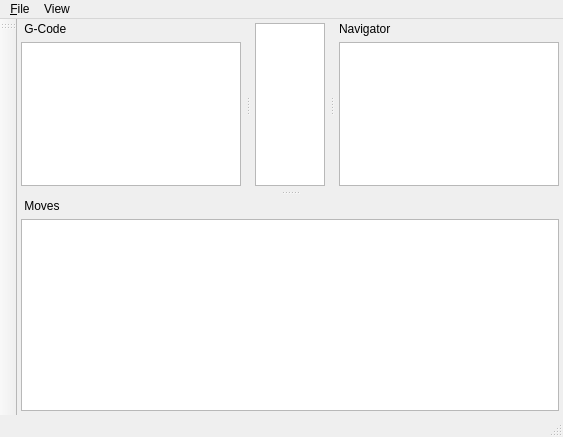
<?xml version="1.0" encoding="UTF-8"?>
<ui version="4.0">
 <class>MainWindow</class>
 <widget class="QMainWindow" name="MainWindow">
  <property name="geometry">
   <rect>
    <x>0</x>
    <y>0</y>
    <width>563</width>
    <height>437</height>
   </rect>
  </property>
  <property name="windowTitle">
   <string>G-Pad</string>
  </property>
  <widget class="QWidget" name="centralWidget">
   <layout class="QHBoxLayout" name="horizontalLayout_3">
    <property name="spacing">
     <number>6</number>
    </property>
    <property name="leftMargin">
     <number>4</number>
    </property>
    <property name="topMargin">
     <number>4</number>
    </property>
    <property name="rightMargin">
     <number>4</number>
    </property>
    <property name="bottomMargin">
     <number>4</number>
    </property>
    <item>
     <widget class="GGraphicsView" name="graphicsView">
      <property name="renderHints">
       <set>QPainter::TextAntialiasing</set>
      </property>
      <property name="dragMode">
       <enum>QGraphicsView::ScrollHandDrag</enum>
      </property>
      <property name="cacheMode">
       <set>QGraphicsView::CacheNone</set>
      </property>
      <property name="transformationAnchor">
       <enum>QGraphicsView::AnchorUnderMouse</enum>
      </property>
      <property name="resizeAnchor">
       <enum>QGraphicsView::AnchorViewCenter</enum>
      </property>
     </widget>
    </item>
   </layout>
  </widget>
  <widget class="QMenuBar" name="menuBar">
   <property name="geometry">
    <rect>
     <x>0</x>
     <y>0</y>
     <width>563</width>
     <height>25</height>
    </rect>
   </property>
   <widget class="QMenu" name="menuG_pad">
    <property name="title">
     <string>&amp;File</string>
    </property>
    <widget class="QMenu" name="menuRecentFiles">
     <property name="title">
      <string>Recent Files</string>
     </property>
    </widget>
    <addaction name="actionOpen"/>
    <addaction name="menuRecentFiles"/>
    <addaction name="actionClose"/>
    <addaction name="actionQuit"/>
   </widget>
   <widget class="QMenu" name="menuView">
    <property name="title">
     <string>View</string>
    </property>
    <addaction name="actionFIlter"/>
   </widget>
   <addaction name="menuG_pad"/>
   <addaction name="menuView"/>
  </widget>
  <widget class="QToolBar" name="mainToolBar">
   <attribute name="toolBarArea">
    <enum>LeftToolBarArea</enum>
   </attribute>
   <attribute name="toolBarBreak">
    <bool>true</bool>
   </attribute>
  </widget>
  <widget class="QStatusBar" name="statusBar"/>
  <widget class="QDockWidget" name="codeWidget">
   <property name="font">
    <font>
     <strikeout>false</strikeout>
     <kerning>true</kerning>
    </font>
   </property>
   <property name="features">
    <set>QDockWidget::DockWidgetMovable</set>
   </property>
   <property name="allowedAreas">
    <set>Qt::AllDockWidgetAreas</set>
   </property>
   <property name="windowTitle">
    <string> G-Code</string>
   </property>
   <attribute name="dockWidgetArea">
    <number>1</number>
   </attribute>
   <widget class="QWidget" name="dockWidgetContents">
    <layout class="QHBoxLayout" name="horizontalLayout">
     <property name="spacing">
      <number>0</number>
     </property>
     <property name="leftMargin">
      <number>4</number>
     </property>
     <property name="topMargin">
      <number>4</number>
     </property>
     <property name="rightMargin">
      <number>4</number>
     </property>
     <property name="bottomMargin">
      <number>4</number>
     </property>
     <item>
      <widget class="GTableView" name="codeView">
       <property name="font">
        <font>
         <family>Ubuntu Mono</family>
         <pointsize>12</pointsize>
        </font>
       </property>
       <property name="lineWidth">
        <number>1</number>
       </property>
       <property name="autoScroll">
        <bool>false</bool>
       </property>
       <property name="showGrid">
        <bool>false</bool>
       </property>
       <property name="gridStyle">
        <enum>Qt::SolidLine</enum>
       </property>
       <property name="wordWrap">
        <bool>false</bool>
       </property>
       <attribute name="horizontalHeaderVisible">
        <bool>false</bool>
       </attribute>
       <attribute name="horizontalHeaderCascadingSectionResizes">
        <bool>false</bool>
       </attribute>
       <attribute name="horizontalHeaderDefaultSectionSize">
        <number>20</number>
       </attribute>
       <attribute name="horizontalHeaderMinimumSectionSize">
        <number>20</number>
       </attribute>
       <attribute name="verticalHeaderVisible">
        <bool>false</bool>
       </attribute>
       <attribute name="verticalHeaderDefaultSectionSize">
        <number>20</number>
       </attribute>
       <attribute name="verticalHeaderHighlightSections">
        <bool>true</bool>
       </attribute>
       <attribute name="verticalHeaderMinimumSectionSize">
        <number>20</number>
       </attribute>
      </widget>
     </item>
    </layout>
   </widget>
  </widget>
  <widget class="QDockWidget" name="movesWidget">
   <property name="features">
    <set>QDockWidget::DockWidgetMovable</set>
   </property>
   <property name="allowedAreas">
    <set>Qt::AllDockWidgetAreas</set>
   </property>
   <property name="windowTitle">
    <string> Moves</string>
   </property>
   <attribute name="dockWidgetArea">
    <number>8</number>
   </attribute>
   <widget class="QWidget" name="dockWidgetContents2">
    <property name="sizePolicy">
     <sizepolicy hsizetype="Preferred" vsizetype="Preferred">
      <horstretch>0</horstretch>
      <verstretch>0</verstretch>
     </sizepolicy>
    </property>
    <layout class="QVBoxLayout" name="verticalLayout">
     <property name="spacing">
      <number>0</number>
     </property>
     <property name="leftMargin">
      <number>4</number>
     </property>
     <property name="topMargin">
      <number>4</number>
     </property>
     <property name="rightMargin">
      <number>4</number>
     </property>
     <property name="bottomMargin">
      <number>4</number>
     </property>
     <item>
      <widget class="GTableView" name="movesView">
       <property name="font">
        <font>
         <kerning>true</kerning>
        </font>
       </property>
       <attribute name="horizontalHeaderDefaultSectionSize">
        <number>20</number>
       </attribute>
       <attribute name="horizontalHeaderMinimumSectionSize">
        <number>10</number>
       </attribute>
       <attribute name="verticalHeaderVisible">
        <bool>false</bool>
       </attribute>
      </widget>
     </item>
    </layout>
   </widget>
  </widget>
  <widget class="QDockWidget" name="navigatorWidget">
   <property name="features">
    <set>QDockWidget::DockWidgetMovable</set>
   </property>
   <property name="windowTitle">
    <string>Navigator</string>
   </property>
   <attribute name="dockWidgetArea">
    <number>2</number>
   </attribute>
   <widget class="QWidget" name="dockWidgetContents3">
    <layout class="QHBoxLayout" name="horizontalLayout_4">
     <property name="spacing">
      <number>0</number>
     </property>
     <property name="leftMargin">
      <number>4</number>
     </property>
     <property name="topMargin">
      <number>4</number>
     </property>
     <property name="rightMargin">
      <number>4</number>
     </property>
     <property name="bottomMargin">
      <number>4</number>
     </property>
     <item>
      <widget class="QTreeView" name="navigatorView">
       <property name="font">
        <font>
         <family>Ubuntu Mono</family>
         <pointsize>12</pointsize>
        </font>
       </property>
       <property name="lineWidth">
        <number>1</number>
       </property>
       <property name="autoScroll">
        <bool>false</bool>
       </property>
       <property name="selectionBehavior">
        <enum>QAbstractItemView::SelectItems</enum>
       </property>
      </widget>
     </item>
    </layout>
   </widget>
  </widget>
  <action name="actionOpen">
   <property name="text">
    <string>&amp;Open...</string>
   </property>
   <property name="shortcut">
    <string>Ctrl+O</string>
   </property>
  </action>
  <action name="actionClose">
   <property name="text">
    <string>Close</string>
   </property>
  </action>
  <action name="actionQuit">
   <property name="text">
    <string>&amp;Quit</string>
   </property>
   <property name="shortcut">
    <string>Ctrl+Q</string>
   </property>
  </action>
  <action name="actionFIlter">
   <property name="text">
    <string>FIlter</string>
   </property>
  </action>
 </widget>
 <layoutdefault spacing="6" margin="11"/>
 <customwidgets>
  <customwidget>
   <class>GTableView</class>
   <extends>QTableView</extends>
   <header location="global">gtableview.h</header>
  </customwidget>
  <customwidget>
   <class>GGraphicsView</class>
   <extends>QGraphicsView</extends>
   <header location="global">ggraphicsview.h</header>
  </customwidget>
 </customwidgets>
 <resources/>
 <connections>
  <connection>
   <sender>actionQuit</sender>
   <signal>triggered()</signal>
   <receiver>MainWindow</receiver>
   <slot>close()</slot>
   <hints>
    <hint type="sourcelabel">
     <x>-1</x>
     <y>-1</y>
    </hint>
    <hint type="destinationlabel">
     <x>199</x>
     <y>149</y>
    </hint>
   </hints>
  </connection>
 </connections>
</ui>
